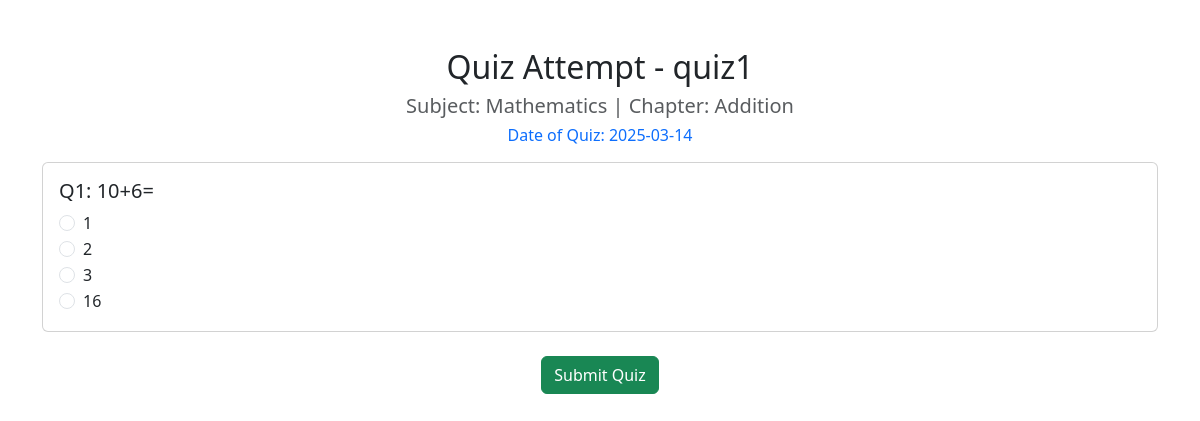
The app's page /quiz/1/attempt with its own data.
### backend/models.py (models this page shows)
class Quiz(db.Model):
    __tablename__ = 'quiz'
    id = db.Column(db.Integer, primary_key=True)
    chapter_id = db.Column(db.Integer, db.ForeignKey('chapter.id', ondelete='CASCADE'), nullable=False)
    quiz_name = db.Column(db.String, nullable=False)
    date_of_quiz = db.Column(db.DateTime, nullable=False)
    time_duration = db.Column(db.Time, nullable=False)
    questions = db.relationship('Question', backref='quiz',lazy=True, cascade='all, delete-orphan')
    scores = db.relationship('Score', backref='quiz',lazy=True, cascade='all, delete-orphan')

class Subject(db.Model):
    __tablename__ = 'subjects'
    id = db.Column(db.Integer, primary_key=True)
    name = db.Column(db.String(100), nullable=False)
    description = db.Column(db.String(255), nullable=True)
    chapters = db.relationship('Chapter', backref='subject', cascade="all, delete", lazy=True)

class Chapter(db.Model):
    __tablename__ = 'chapter'
    id = db.Column(db.Integer, primary_key=True)
    name = db.Column(db.String, nullable=False)
    description = db.Column(db.String, nullable=False)
    subject_id = db.Column(db.Integer, db.ForeignKey('subjects.id', ondelete='CASCADE'), nullable=False)
    quizzes = db.relationship('Quiz', backref='chapter',lazy=True, cascade='all, delete-orphan')

class Question(db.Model):
    __tablename__ = 'question'
    id = db.Column(db.Integer, primary_key=True)
    quiz_id = db.Column(db.Integer, db.ForeignKey('quiz.id', ondelete='CASCADE'), nullable=False)
    question_statement = db.Column(db.String, nullable=False)
    option1 = db.Column(db.String, nullable=False)
    option2 = db.Column(db.String, nullable=False)
    option3 = db.Column(db.String)
    option4 = db.Column(db.String)
    correct_answer = db.Column(db.String, nullable=False)

### app.py (the view, shortened to what this page needs)
@app.route('/quiz/<int:quiz_id>/attempt', methods=['GET', 'POST'])
def attempt_quiz(quiz_id):
    quiz = Quiz.query.get_or_404(quiz_id)
    chapter = quiz.chapter
    subject = chapter.subject
    questions = Question.query.filter_by(quiz_id=quiz_id).all()
    return render_template('attempt_quiz.html', quiz=quiz, questions=questions)

### templates/attempt_quiz.html (shortened to what this page needs)
<!DOCTYPE html>
<html lang="en">
<head>
    <link rel="stylesheet" href="https://cdn.jsdelivr.net/npm/bootstrap@5.3.0/dist/css/bootstrap.min.css">
</head>
<body>
    <div class="container mt-5">
        <h2 class="text-center">Quiz Attempt - {{ quiz.quiz_name }}</h2>
        <h5 class="text-center text-muted">Subject: {{ quiz.chapter.subject.name }} | Chapter: {{ quiz.chapter.name }}</h5>
        <h6 class="text-center text-primary">Date of Quiz: {{ quiz.date_of_quiz.strftime('%Y-%m-%d') }}</h6>
        <form method="POST">
            {% for question in questions %}
            <div class="card mt-3">
                <div class="card-body">
                    <h5 class="card-title">Q{{ loop.index }}: {{ question.question_statement }}</h5>
                    <div class="form-check">
                        <input class="form-check-input" type="radio" name="q{{ question.id }}" value="{{ question.option1 }}" required>
                        <label class="form-check-label">{{ question.option1 }}</label>
                    </div>
                    <div class="form-check">
                        <input class="form-check-input" type="radio" name="q{{ question.id }}" value="{{ question.option2 }}" required>
                        <label class="form-check-label">{{ question.option2 }}</label>
                    </div>
                    <div class="form-check">
                        <input class="form-check-input" type="radio" name="q{{ question.id }}" value="{{ question.option3 }}" required>
                        <label class="form-check-label">{{ question.option3 }}</label>
                    </div>
                    <div class="form-check">
                        <input class="form-check-input" type="radio" name="q{{ question.id }}" value="{{ question.option4 }}" required>
                        <label class="form-check-label">{{ question.option4 }}</label>
                    </div>
                </div>
            </div>
            {% endfor %}
            <div class="text-center mt-4">
                <button type="submit" class="btn btn-success">Submit Quiz</button>
            </div>
        </form>
    </div>
</body>
</html>

### records on screen
Quiz: quiz_name "quiz1", date_of_quiz "2025-03-14"
Subject: chapter.subject.name "Mathematics"
Chapter: chapter.name "Addition"
Question: question_statement "10+6=", option1 "1", option2 "2", option3 "3", option4 "16"
